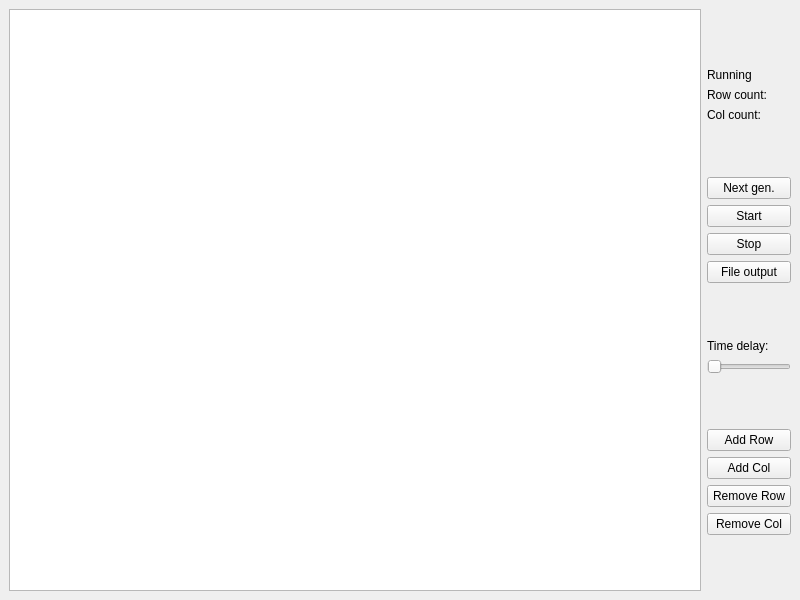
<?xml version="1.0" encoding="UTF-8"?>
<ui version="4.0">
 <class>MainWindow</class>
 <widget class="QMainWindow" name="MainWindow">
  <property name="geometry">
   <rect>
    <x>0</x>
    <y>0</y>
    <width>800</width>
    <height>600</height>
   </rect>
  </property>
  <property name="windowTitle">
   <string>MainWindow</string>
  </property>
  <widget class="QWidget" name="centralwidget">
   <layout class="QGridLayout" name="gridLayout_2" columnstretch="10,0">
    <item row="0" column="0">
     <widget class="QTableView" name="tableView">
      <property name="enabled">
       <bool>true</bool>
      </property>
     </widget>
    </item>
    <item row="0" column="1">
     <layout class="QVBoxLayout" name="verticalLayout">
      <property name="spacing">
       <number>6</number>
      </property>
      <property name="bottomMargin">
       <number>0</number>
      </property>
      <item>
       <spacer name="verticalSpacer">
        <property name="orientation">
         <enum>Qt::Vertical</enum>
        </property>
        <property name="sizeHint" stdset="0">
         <size>
          <width>78</width>
          <height>59</height>
         </size>
        </property>
       </spacer>
      </item>
      <item>
       <widget class="QLabel" name="label_running">
        <property name="text">
         <string>Running</string>
        </property>
       </widget>
      </item>
      <item>
       <widget class="QLabel" name="label_rowcount">
        <property name="text">
         <string>Row count:</string>
        </property>
       </widget>
      </item>
      <item>
       <widget class="QLabel" name="label_colcount">
        <property name="text">
         <string>Col count:</string>
        </property>
       </widget>
      </item>
      <item>
       <spacer name="verticalSpacer_5">
        <property name="orientation">
         <enum>Qt::Vertical</enum>
        </property>
        <property name="sizeHint" stdset="0">
         <size>
          <width>20</width>
          <height>25</height>
         </size>
        </property>
       </spacer>
      </item>
      <item>
       <widget class="QPushButton" name="nextgenbut">
        <property name="text">
         <string>Next gen.</string>
        </property>
       </widget>
      </item>
      <item>
       <widget class="QPushButton" name="launchbut">
        <property name="text">
         <string>Start</string>
        </property>
        <property name="checkable">
         <bool>false</bool>
        </property>
        <property name="checked">
         <bool>false</bool>
        </property>
       </widget>
      </item>
      <item>
       <widget class="QPushButton" name="stopbut">
        <property name="text">
         <string>Stop</string>
        </property>
       </widget>
      </item>
      <item>
       <widget class="QPushButton" name="output_current">
        <property name="text">
         <string>File output</string>
        </property>
       </widget>
      </item>
      <item>
       <spacer name="verticalSpacer_4">
        <property name="orientation">
         <enum>Qt::Vertical</enum>
        </property>
        <property name="sizeHint" stdset="0">
         <size>
          <width>20</width>
          <height>40</height>
         </size>
        </property>
       </spacer>
      </item>
      <item>
       <widget class="QLabel" name="label_time">
        <property name="text">
         <string>Time delay:</string>
        </property>
       </widget>
      </item>
      <item>
       <widget class="QSlider" name="slider">
        <property name="orientation">
         <enum>Qt::Horizontal</enum>
        </property>
       </widget>
      </item>
      <item>
       <spacer name="verticalSpacer_3">
        <property name="orientation">
         <enum>Qt::Vertical</enum>
        </property>
        <property name="sizeHint" stdset="0">
         <size>
          <width>78</width>
          <height>37</height>
         </size>
        </property>
       </spacer>
      </item>
      <item>
       <widget class="QPushButton" name="addrowbut">
        <property name="text">
         <string>Add Row</string>
        </property>
       </widget>
      </item>
      <item>
       <widget class="QPushButton" name="addcolbut">
        <property name="text">
         <string>Add Col</string>
        </property>
       </widget>
      </item>
      <item>
       <widget class="QPushButton" name="removerowbut">
        <property name="text">
         <string>Remove Row</string>
        </property>
       </widget>
      </item>
      <item>
       <widget class="QPushButton" name="removecolbut">
        <property name="text">
         <string>Remove Col</string>
        </property>
       </widget>
      </item>
      <item>
       <spacer name="verticalSpacer_2">
        <property name="orientation">
         <enum>Qt::Vertical</enum>
        </property>
        <property name="sizeHint" stdset="0">
         <size>
          <width>78</width>
          <height>56</height>
         </size>
        </property>
       </spacer>
      </item>
     </layout>
    </item>
   </layout>
  </widget>
 </widget>
 <resources/>
 <connections>
  <connection>
   <sender>nextgenbut</sender>
   <signal>pressed()</signal>
   <receiver>tableView</receiver>
   <slot>reset()</slot>
   <hints>
    <hint type="sourcelabel">
     <x>639</x>
     <y>281</y>
    </hint>
    <hint type="destinationlabel">
     <x>288</x>
     <y>200</y>
    </hint>
   </hints>
  </connection>
 </connections>
</ui>
